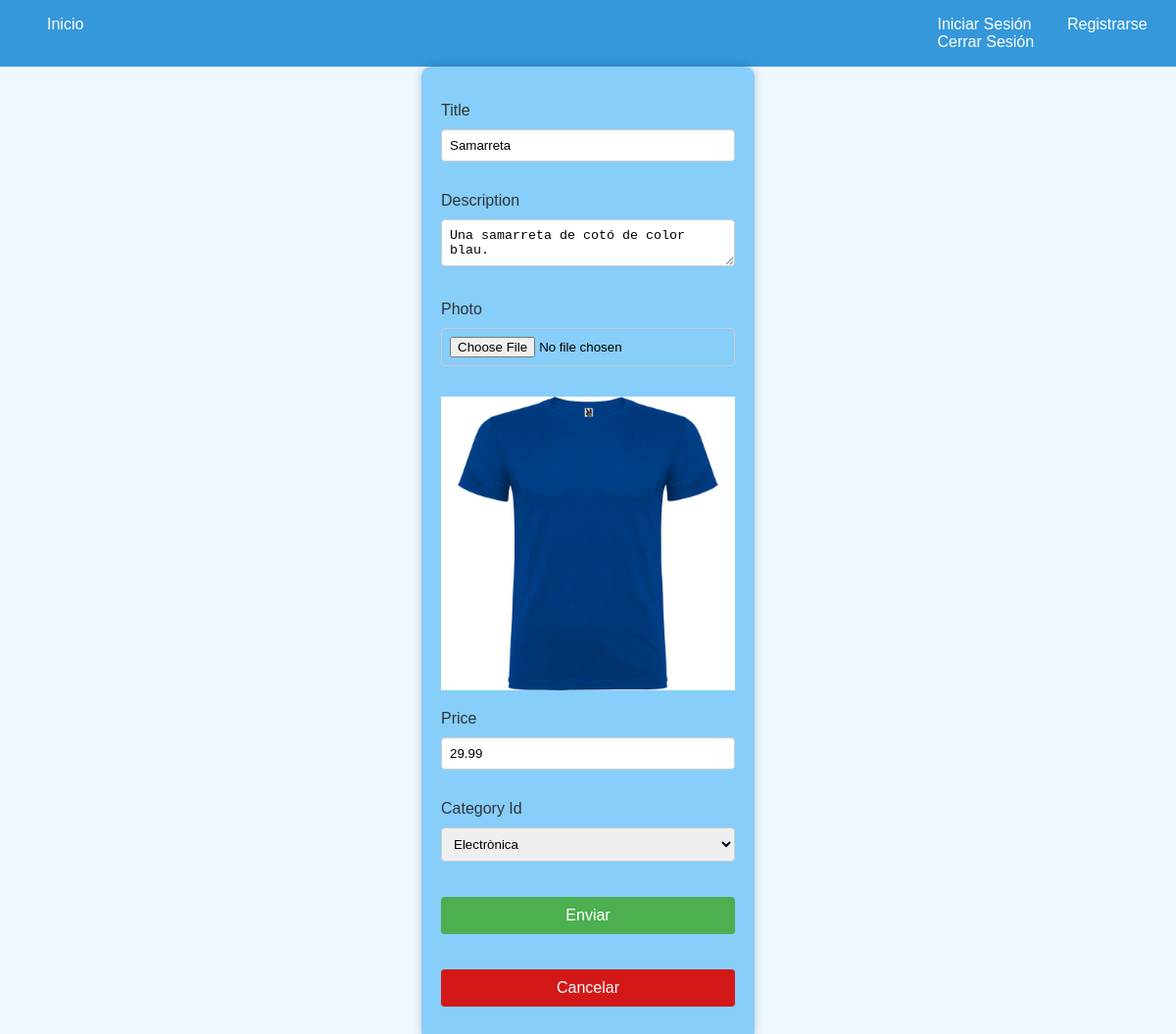
Page /products/update/2 on the committed database.
### app/models.py (models this page shows)
class Product(db.Model):
    __tablename__ = "products"
    id = db.Column(db.Integer, primary_key=True, autoincrement=True)
    title = db.Column(db.Text, nullable=False)
    description = db.Column(db.Text, nullable=False)
    photo = db.Column(db.Text)
    price = db.Column(db.DECIMAL(10, 2), nullable=False)
    category_id = db.Column(db.Integer, db.ForeignKey('categories.id'))
    seller_id = db.Column(db.Integer, db.ForeignKey('users.id'), default=1)
    created = db.Column(db.DATETIME, default=now(), nullable=False)
    updated = db.Column(db.DATETIME, default=now(), onupdate=now(), nullable=False)
    category = db.relationship('Category', backref='products')
    seller = db.relationship('User', backref='products')

### app/routes_main.py (the view, shortened to what this page needs)
@main_bp.route('/products/update/<int:id>', methods=["GET", "POST"])
def update_item(id):
    categories = Category.query.all()
    product = Product.query.get_or_404(id)
    form = ProductForm(obj = product)
    form.category_id.choices=[(categoria.name) for categoria in categories]
    if request.method == 'GET' :
        categories = Category.query.all()
        return render_template('products/create-update-product.html', categories=categories, product=product, form = form)
    return redirect(url_for('main_bp.item_list'))

### app/forms.py
class ProductForm(FlaskForm):
    title = StringField(
        validators = [validators.DataRequired()]
        )
    description = TextAreaField(
        validators = [validators.DataRequired()]
        )
    photo = FileField(
        validators = [validators.DataRequired()]
        )
    price = DecimalField(
        validators = [validators.DataRequired(), validators.NumberRange(min=0, message='El precio debe ser mayor o igual a cero')]
        )
    category_id = SelectField(
        validators = [validators.InputRequired()]
        )
    submit = SubmitField()

### app/templates/products/create-update-product.html (shortened to what this page needs)
<!DOCTYPE html>
<html lang="en">
<head>
    <link rel="stylesheet" href="../../static/css/create-product.css">
</head>
<body>
    <header>
        {% include './partials/header.html'%}
    </header>
    <main>
        {% if not product %}
            <form method="POST" action="/products/create" enctype="multipart/form-data">
                {{ form.csrf_token }}
                <p>{{ form.title.label }} {{ form.title() }}</p>
                <p>{{ form.description.label }} {{ form.description() }}</p>
                <p>{{ form.photo.label }} {{ form.photo() }}</p>
                <p>{{ form.price.label }} {{ form.price() }}</p>
                <p>{{ form.category_id.label }} {{ form.category_id() }}</p>
                <p>{{ form.submit(value="Crear") }}</p>
                <input type="reset" value="Reiniciar">
            </form>
        {% else %}
                <form method="POST" action="/products/update/{{ product['id'] }}" enctype="multipart/form-data">
                    <p>{{ form.title.label }} {{ form.title() }}</p>
                    <p>{{ form.description.label }} {{ form.description() }}</p>
                    <p>{{ form.photo.label }} {{ form.photo() }}</p>
                    <img src="../../static/uploads/{{ product['photo'] }}" alt="">
                    <p>{{ form.price.label }} {{ form.price() }}</p>
                    <p>{{ form.category_id.label }} {{ form.category_id() }}</p>
                    <p>{{ form.submit(value="Enviar") }}</p>
                    <a href="/"><input class="cancelar" value="Cancelar"></a>
                </form>
        {% endif %}
    </main>
</body>
</html>

### app/static/css/create-product.css (style rules this page uses)
body { font-family: Arial, sans-serif; background-color: #f0f8ff; margin: 0; padding: 0; height: 100vh; }
main { display: flex; justify-content: center; align-items: center; }
form { background-color: #87CEFA; padding: 20px; border-radius: 10px; box-shadow: 0 0 10px rgba(0, 0, 0, 0.2); width: 300px; }
img { max-width: 100%; }
label { display: block; margin: 10px 0 5px; color: #333; }
input, textarea, select { width: 100%; padding: 8px; margin: 5px 0 15px; box-sizing: border-box; border: 1px solid #ccc; border-radius: 4px; }
input[type="submit"] { background-color: #4CAF50; color: white; padding: 10px 15px; border: none; border-radius: 4px; cursor: pointer; font-size: 16px; margin-right: 5px; }
.cancelar { background-color: #d31818; color: white; padding: 10px 15px; border: none; border-radius: 4px; cursor: pointer; font-size: 16px; margin-right: 5px; text-align: center; }

### rows in the picture
Product: title "Samarreta", description "Una samarreta de cotó de color blau.", photo (picture), price "29.99", category_id "Electrònica"
